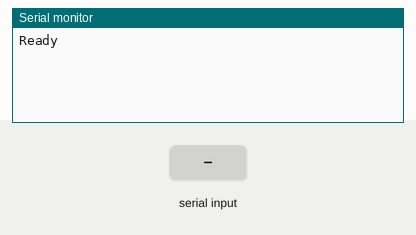
A sketch run on a simulated Arduino Uno, built with avr-gcc and run on an emulated ATmega328P. Shown: the last lines printed to the serial monitor. The inputs (shaded band) are chosen by the test bench.

Above: at 1.2 s.
1.3 s: "1" received over the second serial link
At 2.3 s:
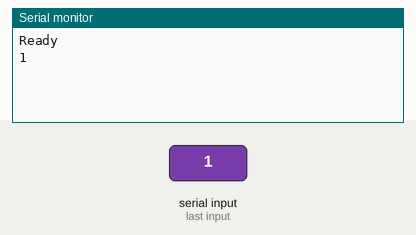
2.8 s: "0" received over the second serial link
At 3.5 s:
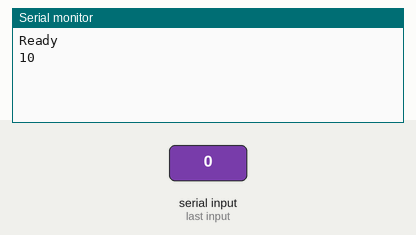

Measured:
- after the input at 1.3 s, the serial monitor: prints a new line at once (image 1)
- after the input at 2.8 s, the serial monitor: prints a new line at once (image 2)

The sketch:

CopySerial.ino
```cpp
// (licence header left out)
#include <SoftwareSerial.h>

SoftwareSerial ZERO(4, 7); // RX, TX

void software_Reset()
{
    asm volatile ("  jmp 0");
}

void setup() {
    ZERO.begin(38400);
    Serial.begin(38400);
    while (!Serial)
    {}
    Serial.println("Ready");
}

void loop() {
    if (Serial.available() > 0)
    {
        ZERO.write(Serial.read());
    }
    if (ZERO.available() > 0)
    {
        Serial.write(ZERO.read());
    }
}
```
